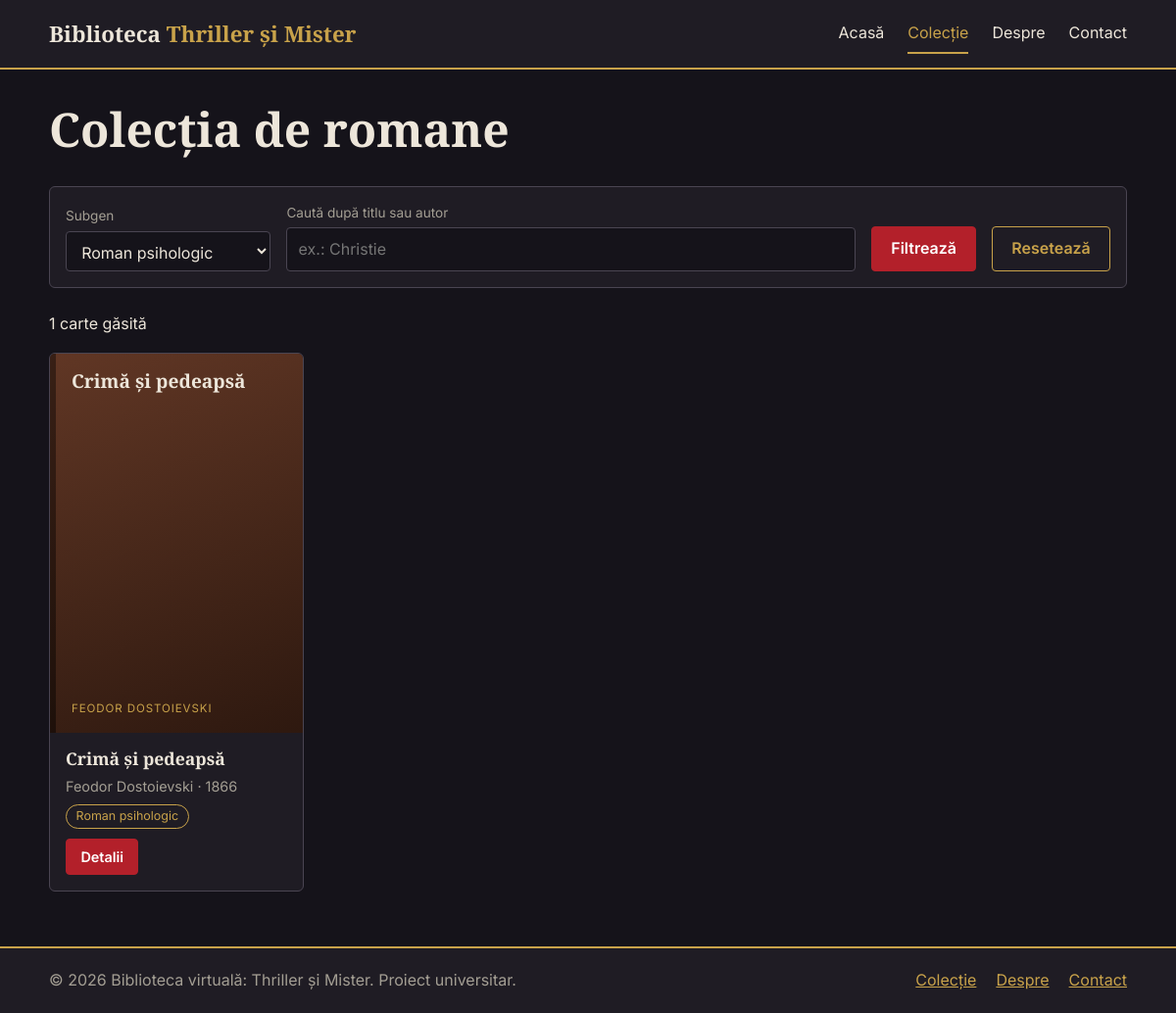
The app's page /colectie.php?gen=1 with its own data.
### tables this page shows
CREATE TABLE carti (
  id_carte        INT AUTO_INCREMENT PRIMARY KEY,
  id_autor        INT NOT NULL,
  titlu           VARCHAR(150) NOT NULL,
  an_aparitie     SMALLINT,
  nr_pagini       SMALLINT,
  descriere       TEXT,
  imagine_coperta VARCHAR(255),
  FOREIGN KEY (id_autor) REFERENCES autori(id_autor)
    ON DELETE RESTRICT
);

CREATE TABLE autori (
  id_autor   INT AUTO_INCREMENT PRIMARY KEY,
  nume       VARCHAR(100) NOT NULL,
  tara       VARCHAR(60),
  an_nastere SMALLINT,
  an_deces   SMALLINT NULL,
  biografie  TEXT
);

CREATE TABLE carti_genuri (
  id_carte INT NOT NULL,
  id_gen   INT NOT NULL,
  PRIMARY KEY (id_carte, id_gen),
  FOREIGN KEY (id_carte) REFERENCES carti(id_carte) ON DELETE CASCADE,
  FOREIGN KEY (id_gen)   REFERENCES genuri(id_gen)
);

CREATE TABLE genuri (
  id_gen    INT AUTO_INCREMENT PRIMARY KEY,
  nume      VARCHAR(60) NOT NULL UNIQUE,
  descriere TEXT
);

### colectie.php (the view, shortened to what this page needs)
<?php
require __DIR__ . '/includes/db.php';
require __DIR__ . '/includes/functions.php';
$gen = filter_input(INPUT_GET, 'gen', FILTER_VALIDATE_INT) ?: 0;
$q   = trim((string) ($_GET['q'] ?? ''));
$toateGenurile = $pdo->query('SELECT id_gen, nume FROM genuri ORDER BY nume')->fetchAll();
$sql = 'SELECT c.id_carte, c.titlu, c.an_aparitie, c.imagine_coperta, a.nume AS autor
        FROM carti c
        JOIN autori a ON a.id_autor = c.id_autor
        WHERE 1 = 1';
$parametri = [];
if ($gen > 0) {
    $sql .= ' AND EXISTS (SELECT 1 FROM carti_genuri cg
                          WHERE cg.id_carte = c.id_carte AND cg.id_gen = :gen)';
    $parametri[':gen'] = $gen;
}
$sql .= ' ORDER BY c.an_aparitie, c.titlu';
$stmt = $pdo->prepare($sql);
$stmt->execute($parametri);
$carti = $stmt->fetchAll();
$genuri = genuri_pe_carte($pdo);
require __DIR__ . '/includes/header.php';
?>
<h1>Colecția de romane</h1>
<form class="filtre" method="get" action="colectie.php">
    <div class="camp">
        <label for="gen">Subgen</label>
        <select id="gen" name="gen">
            <?php foreach ($toateGenurile as $g): ?>
                <option value="<?= (int) $g['id_gen'] ?>"<?= (int) $g['id_gen'] === $gen ? ' selected' : '' ?>>
                    <?= e($g['nume']) ?>
                </option>
            <?php endforeach; ?>
        </select>
    </div>
    <div class="camp camp-cautare">
        <label for="q">Caută după titlu sau autor</label>
        <input type="search" id="q" name="q" value="<?= e($q) ?>" placeholder="ex.: Christie">
    </div>
    <button class="btn" type="submit">Filtrează</button>
    <a class="btn btn-secundar" href="colectie.php">Resetează</a>
</form>
<p aria-live="polite"><?= count($carti) ?> <?= count($carti) === 1 ? 'carte găsită' : 'cărți găsite' ?></p>
<?php if ($carti): ?>
    <div class="grila">
        <?php foreach ($carti as $carte): ?>
            <?php card_carte($carte, $genuri[$carte['id_carte']] ?? [], 2); ?>
        <?php endforeach; ?>
    </div>
<?php else: ?>
    <p class="gol">Nicio carte nu corespunde filtrelor alese. Încearcă altceva sau apasă „Resetează”.</p>
<?php endif; ?>
<?php require __DIR__ . '/includes/footer.php'; ?>

### includes/functions.php (shortened to what this page needs)
<?php
function e($text): string
{
    return htmlspecialchars((string) $text, ENT_QUOTES, 'UTF-8');
}
function genuri_pe_carte(PDO $pdo): array
{
    $rezultat = [];
    $randuri = $pdo->query(
        'SELECT cg.id_carte, g.id_gen, g.nume
         FROM carti_genuri cg
         JOIN genuri g ON g.id_gen = cg.id_gen
         ORDER BY g.nume'
    )->fetchAll();
    foreach ($randuri as $rand) {
        $rezultat[$rand['id_carte']][] = $rand;
    }
    return $rezultat;
}
function coperta_html(array $carte): string
{
    $nuante = [350, 18, 215, 160, 275, 40];
    $nuanta = $nuante[((int) $carte['id_carte']) % count($nuante)];
    return '<div class="coperta" style="--nuanta: ' . $nuanta . '" aria-hidden="true">'
         . '<span class="coperta-titlu">' . e($carte['titlu']) . '</span>'
         . '<span class="coperta-autor">' . e($carte['autor']) . '</span>'
         . '</div>';
}
function card_carte(array $carte, array $genuri = [], int $nivel = 2): void
{
    $url = 'detaliu.php?id=' . (int) $carte['id_carte'];
    $h   = 'h' . $nivel;
    ?>
    <article class="card">
        <?= coperta_html($carte) ?>
        <div class="card-corp">
            <?= "<$h class=\"card-titlu\">" ?><a href="<?= e($url) ?>"><?= e($carte['titlu']) ?></a><?= "</$h>" ?>
            <p class="card-autor"><?= e($carte['autor']) ?> · <?= (int) $carte['an_aparitie'] ?></p>
            <?php if ($genuri): ?>
                <p class="etichete">
                    <?php foreach ($genuri as $gen): ?>
                        <span class="eticheta"><?= e($gen['nume']) ?></span>
                    <?php endforeach; ?>
                </p>
            <?php endif; ?>
            <a class="btn" href="<?= e($url) ?>" aria-label="Detalii despre <?= e($carte['titlu']) ?>">Detalii</a>
        </div>
    </article>
    <?php
}

### css/style.css (style rules this page uses)
:root { --fundal: #15131A; --suprafata: #1F1C24; --text: #EDE6DA; --text-secundar: #A39E93; --accent: #B3202A; --accent-hover: #CF2A36; --auriu: #C8A24A; --linie: #4A4552; --font-titluri: "Playfair Display", Georgia, "Times New Roman", serif; --font-text: "Inter", system-ui, -apple-system, "Segoe UI", Roboto, Arial, sans-serif; }
*, *::before, *::after { box-sizing: border-box; }
body { margin: 0; min-height: 100vh; display: flex; flex-direction: column; background: var(--fundal); color: var(--text); font-family: var(--font-text); line-height: 1.6; }
h1, h2, h3 { font-family: var(--font-titluri); font-weight: 700; line-height: 1.2; margin: 0 0 0.6em; }
h1 { font-size: clamp(1.9rem, 5vw, 3rem); }
h2 { font-size: clamp(1.4rem, 3.5vw, 1.9rem); }
p { margin: 0 0 1em; }
a { color: var(--auriu); }
.btn { display: inline-block; padding: 0.6rem 1.2rem; border: 1px solid var(--accent); border-radius: 4px; background: var(--accent); color: #fff; font: inherit; font-weight: 600; text-decoration: none; cursor: pointer; }
.btn-secundar { background: transparent; border-color: var(--auriu); color: var(--auriu); }
.grila { display: grid; grid-template-columns: repeat(auto-fill, minmax(220px, 1fr)); gap: 1.25rem; margin-bottom: 1.5rem; }
.card { display: flex; flex-direction: column; overflow: hidden; background: var(--suprafata); border: 1px solid var(--linie); border-radius: 6px; }
.card-corp { flex: 1; display: flex; flex-direction: column; align-items: flex-start; gap: 0.35rem; padding: 1rem; }
.card-titlu { margin: 0; font-size: 1.1rem; }
.card-titlu a { color: var(--text); text-decoration: none; }
.card-autor { margin: 0; font-size: 0.9rem; color: var(--text-secundar); }
.card .btn { margin-top: auto; padding: 0.4rem 0.9rem; font-size: 0.9rem; }
.etichete { margin: 0; }
.eticheta { display: inline-block; margin: 0 0.25rem 0.25rem 0; padding: 0.1rem 0.6rem; border: 1px solid var(--auriu); border-radius: 999px; color: var(--auriu); font-size: 0.78rem; }
.coperta { aspect-ratio: 2 / 3; display: flex; flex-direction: column; justify-content: space-between; padding: 1rem; border-left: 6px solid rgba(0, 0, 0, 0.35); background: linear-gradient(160deg, hsl(var(--nuanta) 45% 26%), hsl(var(--nuanta) 50% 12%)); color: var(--text); }
.coperta-titlu { font-family: var(--font-titluri); font-size: 1.2rem; font-weight: 700; line-height: 1.2; }
.coperta-autor { color: var(--auriu); font-size: 0.72rem; letter-spacing: 0.08em; text-transform: uppercase; }
.filtre { display: flex; flex-wrap: wrap; align-items: end; gap: 0.75rem 1rem; margin-bottom: 1.5rem; padding: 1rem; background: var(--suprafata); border: 1px solid var(--linie); border-radius: 6px; }
.camp { display: flex; flex-direction: column; gap: 0.25rem; }
.camp label { font-size: 0.85rem; color: var(--text-secundar); }
.camp-cautare { flex: 1 1 220px; }
input, select, textarea { min-width: 0; padding: 0.55rem 0.7rem; background: var(--fundal); color: var(--text); border: 1px solid var(--linie); border-radius: 4px; font: inherit; }

### records on screen
carti: $nuanta 18 (drawn), titlu "Crimă și pedeapsă", id_autor.nume "FEODOR DOSTOIEVSKI", id_autor.nume "Feodor Dostoievski", an_aparitie "1866"
carti_genuri: id_gen.nume "Roman psihologic"

### other values on screen
$eticheta "Acasă"
$eticheta "Colecție"
$eticheta "Despre"
$eticheta "Contact"
count($carti) "1"
form field gen "Roman psihologic"
